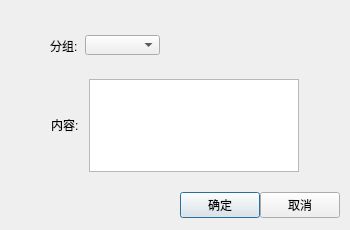
<?xml version="1.0" encoding="UTF-8"?>
<ui version="4.0">
 <class>QuicklyItemEditDialog</class>
 <widget class="QDialog" name="QuicklyItemEditDialog">
  <property name="geometry">
   <rect>
    <x>0</x>
    <y>0</y>
    <width>350</width>
    <height>230</height>
   </rect>
  </property>
  <property name="sizePolicy">
   <sizepolicy hsizetype="Expanding" vsizetype="Preferred">
    <horstretch>0</horstretch>
    <verstretch>0</verstretch>
   </sizepolicy>
  </property>
  <property name="windowTitle">
   <string>Dialog</string>
  </property>
  <widget class="QWidget" name="widget_bk" native="true">
   <property name="geometry">
    <rect>
     <x>0</x>
     <y>0</y>
     <width>350</width>
     <height>230</height>
    </rect>
   </property>
   <widget class="TitlebarWidget" name="TitleBar" native="true">
    <property name="geometry">
     <rect>
      <x>0</x>
      <y>0</y>
      <width>350</width>
      <height>20</height>
     </rect>
    </property>
   </widget>
   <widget class="QWidget" name="widget" native="true">
    <property name="geometry">
     <rect>
      <x>0</x>
      <y>20</y>
      <width>350</width>
      <height>210</height>
     </rect>
    </property>
    <widget class="QWidget" name="widget_2" native="true">
     <property name="geometry">
      <rect>
       <x>0</x>
       <y>0</y>
       <width>350</width>
       <height>51</height>
      </rect>
     </property>
     <layout class="QHBoxLayout" name="horizontalLayout_2">
      <property name="spacing">
       <number>0</number>
      </property>
      <property name="leftMargin">
       <number>50</number>
      </property>
      <property name="topMargin">
       <number>0</number>
      </property>
      <property name="rightMargin">
       <number>190</number>
      </property>
      <property name="bottomMargin">
       <number>0</number>
      </property>
      <item>
       <widget class="QLabel" name="label">
        <property name="text">
         <string>分组:</string>
        </property>
       </widget>
      </item>
      <item>
       <widget class="QComboBox" name="comboBox_group">
        <property name="minimumSize">
         <size>
          <width>75</width>
          <height>20</height>
         </size>
        </property>
        <property name="maximumSize">
         <size>
          <width>75</width>
          <height>20</height>
         </size>
        </property>
       </widget>
      </item>
     </layout>
    </widget>
    <widget class="QWidget" name="widget_3" native="true">
     <property name="geometry">
      <rect>
       <x>0</x>
       <y>50</y>
       <width>350</width>
       <height>111</height>
      </rect>
     </property>
     <property name="sizePolicy">
      <sizepolicy hsizetype="Fixed" vsizetype="Preferred">
       <horstretch>0</horstretch>
       <verstretch>0</verstretch>
      </sizepolicy>
     </property>
     <layout class="QHBoxLayout" name="horizontalLayout_3">
      <property name="leftMargin">
       <number>50</number>
      </property>
      <property name="rightMargin">
       <number>50</number>
      </property>
      <item>
       <widget class="QLabel" name="label_content">
        <property name="minimumSize">
         <size>
          <width>31</width>
          <height>16</height>
         </size>
        </property>
        <property name="maximumSize">
         <size>
          <width>31</width>
          <height>16</height>
         </size>
        </property>
        <property name="text">
         <string>内容:</string>
        </property>
       </widget>
      </item>
      <item>
       <widget class="QTextEdit" name="textEdit">
        <property name="minimumSize">
         <size>
          <width>210</width>
          <height>93</height>
         </size>
        </property>
        <property name="maximumSize">
         <size>
          <width>210</width>
          <height>93</height>
         </size>
        </property>
       </widget>
      </item>
     </layout>
    </widget>
    <widget class="QWidget" name="widget_4" native="true">
     <property name="geometry">
      <rect>
       <x>0</x>
       <y>160</y>
       <width>350</width>
       <height>51</height>
      </rect>
     </property>
     <layout class="QHBoxLayout" name="horizontalLayout">
      <property name="spacing">
       <number>0</number>
      </property>
      <property name="leftMargin">
       <number>0</number>
      </property>
      <property name="topMargin">
       <number>0</number>
      </property>
      <property name="rightMargin">
       <number>10</number>
      </property>
      <property name="bottomMargin">
       <number>0</number>
      </property>
      <item>
       <spacer name="horizontalSpacer">
        <property name="orientation">
         <enum>Qt::Horizontal</enum>
        </property>
        <property name="sizeHint" stdset="0">
         <size>
          <width>187</width>
          <height>20</height>
         </size>
        </property>
       </spacer>
      </item>
      <item>
       <widget class="QPushButton" name="pb_OK">
        <property name="text">
         <string>确定</string>
        </property>
       </widget>
      </item>
      <item>
       <widget class="QPushButton" name="pbCancel">
        <property name="text">
         <string>取消</string>
        </property>
       </widget>
      </item>
     </layout>
    </widget>
   </widget>
  </widget>
 </widget>
 <customwidgets>
  <customwidget>
   <class>TitlebarWidget</class>
   <extends>QWidget</extends>
   <header>TitlebarWidget.h</header>
   <container>1</container>
  </customwidget>
 </customwidgets>
 <resources/>
 <connections/>
</ui>
